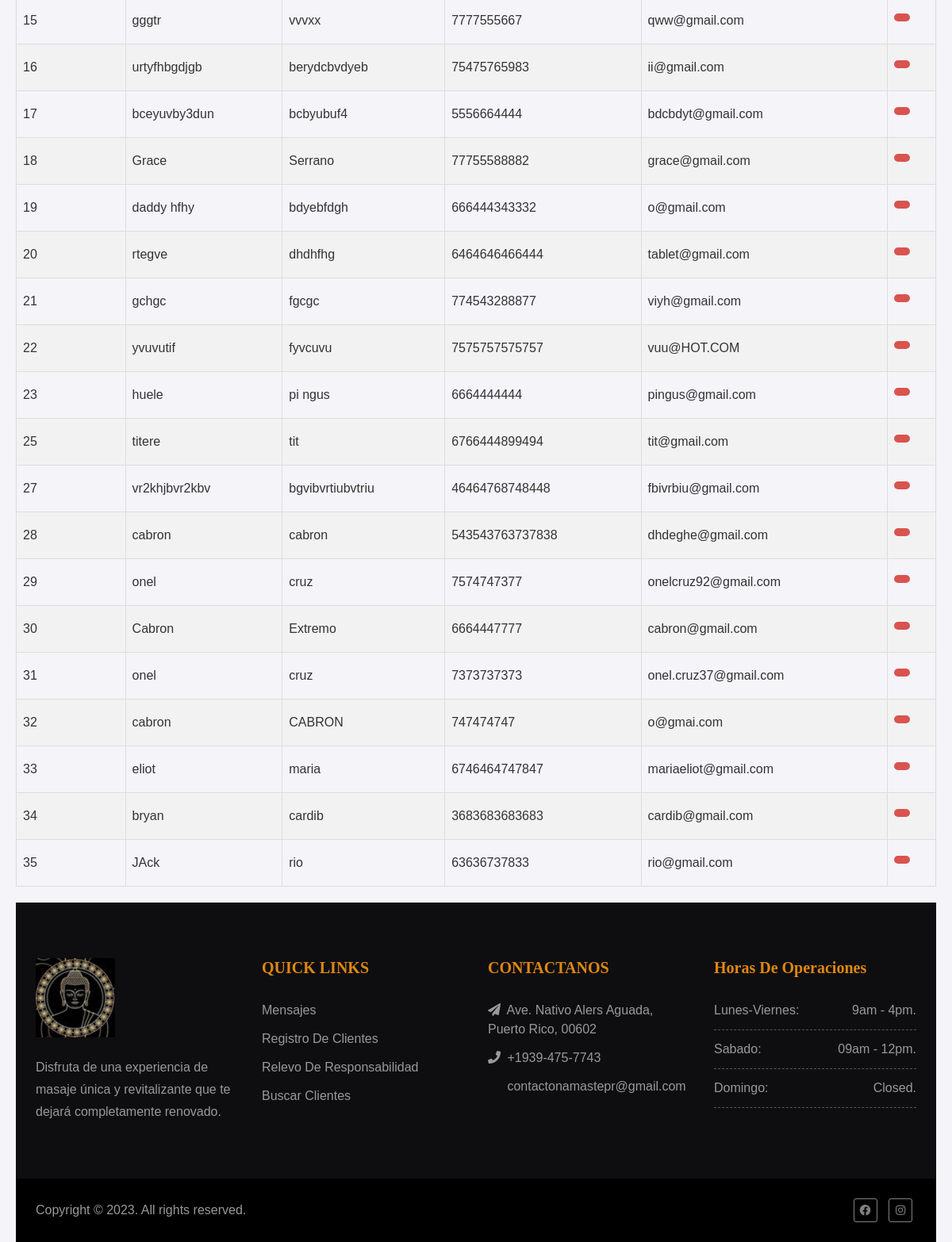
Before: /buscar-cliente/ (signed in, lower part) with the older database file.
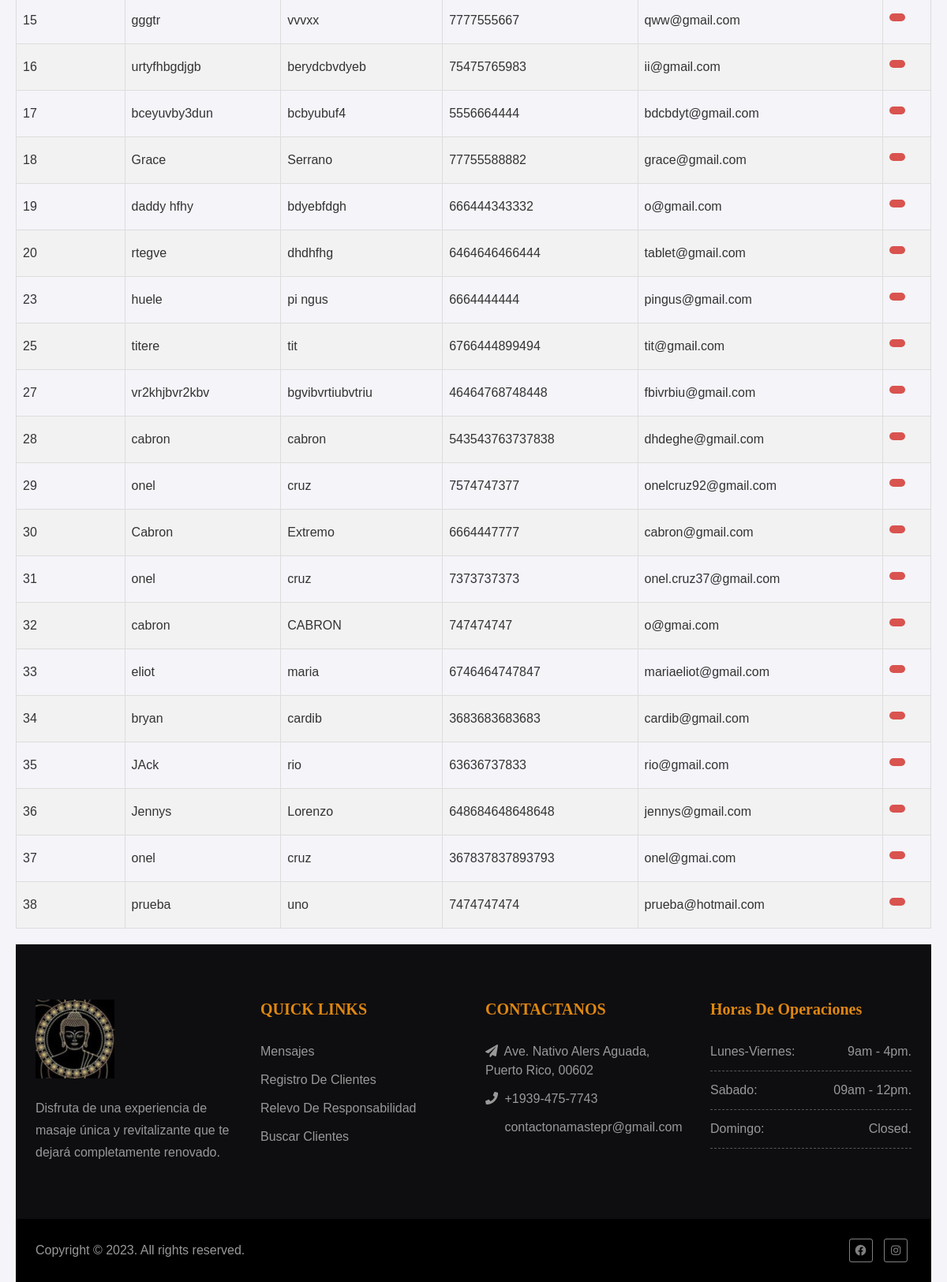
After: the same page with the newer database file.
### namaste_app/models.py (models this page shows, shortened)
class Customer(models.Model):
    first_name = models.CharField(max_length=50, null=False, blank=False, default='')
    last_name = models.CharField(max_length=50, null=False, blank=False, default='')
    email = models.EmailField()
    phone_number = models.CharField(max_length=50, blank=False)
    address = models.CharField(max_length=100, blank=True, default='')
    has_condition = models.BooleanField(default=False, verbose_name="Has Condition")
    condition_names = models.CharField(max_length=100, null=True, blank=True, verbose_name="Condition Names")
    accept_photo = models.BooleanField(default=False, verbose_name="Accepts Pictures")
    accept_publishing = models.BooleanField(default=False, verbose_name="Accepts Publishing")
    sign_date = models.DateTimeField(null=True, blank=True)
    signature = models.ImageField(upload_to='signatures/', null=True, blank=True, default='')  # Stores the path to the signature image

### namaste_app/views.py (the view)
# urls.py: path("buscar-cliente/", views.buscar_cliente, name="buscar_cliente"),
@login_required
def buscar_cliente(request):
    context = {}
    try:
        customer = Customer.objects.order_by('id')
        context['customer'] = customer
    except Exception as e:
        return f"Error fetching records: {str(e)}"
    return render(request, "buscar_cliente.html", context)

### namaste_app/templates/buscar_cliente.html (shortened to what this page needs)
{% extends "admin_base.html" %}{% block title %}Buscar Cliente{% endblock %}
{% load widget_tweaks %}
{% block content %}
<div>
    <table id="data-table">
    <tbody>
        {% for customer_user in customer %}
        <tr>
            <td>{{ customer_user.id }}</td>
            <td>{{ customer_user.first_name }}</td>
            <td>{{ customer_user.last_name }}</td>
            <td>{{ customer_user.phone_number }}</td>
            <td>{{ customer_user.email }}</td>
            <td>
                <form method="post" action="{% url 'borrar_cliente' customer_user.id %}">
                    <button type="submit" class="delete-btn" name="delete-button">
                    </button>
                </form>
            </td>
        </tr>
        {% endfor %}
    </tbody>
</table>
</div>
{% endblock %}

Changed rows visible on the page:
removed Customer: id "21", first_name "gchgc", last_name "fgcgc", phone_number "774543288877", email "viyh@gmail.com"
removed Customer: id "22", first_name "yvuvutif", last_name "fyvcuvu", phone_number "7575757575757", email "vuu@HOT.COM"
added Customer: id "36", first_name "Jennys", last_name "Lorenzo", phone_number "648684648648648", email "jennys@gmail.com"
added Customer: id "37", first_name "onel", last_name "cruz", phone_number "367837837893793", email "onel@gmai.com"
added Customer: id "38", first_name "prueba", last_name "uno", phone_number "7474747474", email "prueba@hotmail.com"
